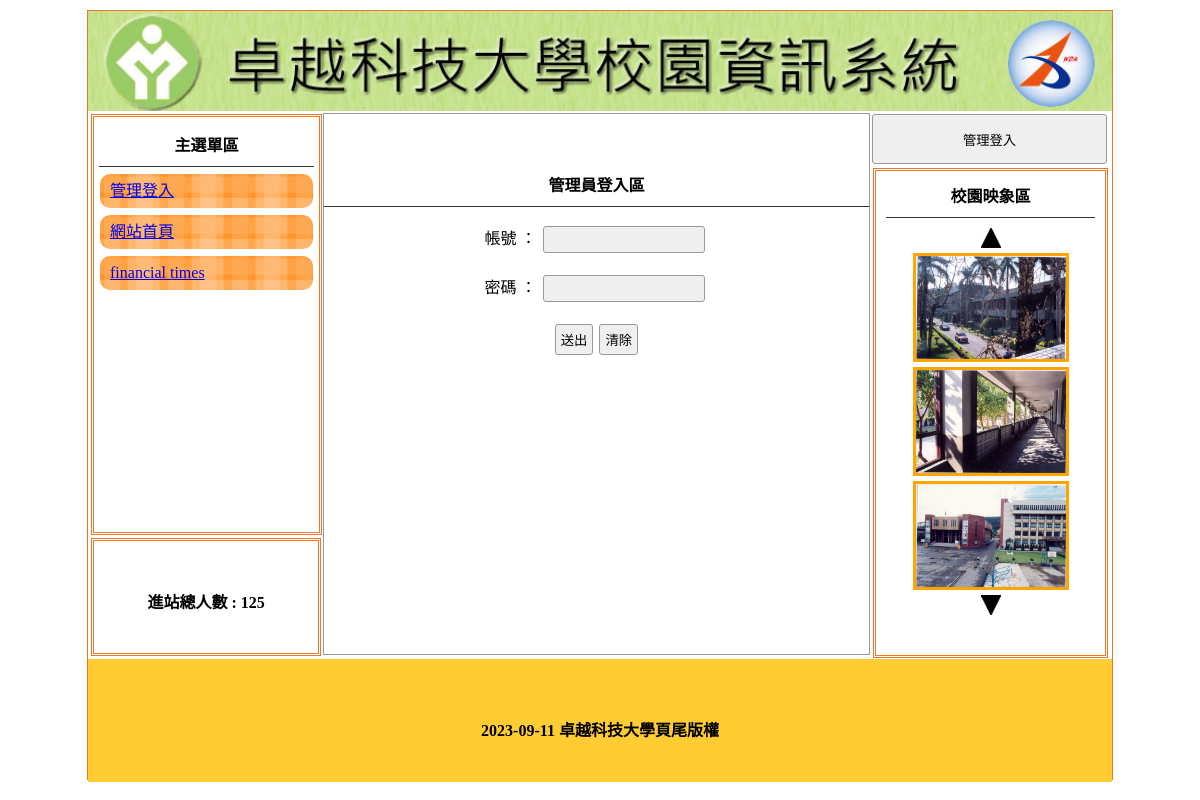
/?do=login, run on the app's committed database.
### tables this page shows
CREATE TABLE `title` (
  `id` int(10) UNSIGNED NOT NULL,
  `img` text NOT NULL,
  `text` text NOT NULL,
  `sh` int(1) NOT NULL
);

CREATE TABLE `menu` (
  `id` int(10) UNSIGNED NOT NULL,
  `text` text NOT NULL,
  `href` text NOT NULL,
  `sh` int(1) NOT NULL DEFAULT 1,
  `main_id` int(10) NOT NULL DEFAULT 0
);

CREATE TABLE `total` (
  `id` int(10) UNSIGNED NOT NULL,
  `total` int(10) NOT NULL
);

CREATE TABLE `image` (
  `id` int(10) UNSIGNED NOT NULL,
  `img` text NOT NULL,
  `text` text NOT NULL,
  `sh` int(1) NOT NULL DEFAULT 1
);

CREATE TABLE `bottom` (
  `id` int(10) UNSIGNED NOT NULL,
  `bottom` text NOT NULL
);

### base.php (called while the page is built, shortened)
<?php
include_once __DIR__ . "/controller/Title.php";
include_once __DIR__ . "/controller/Bottom.php";
include_once __DIR__ . "/controller/Image.php";
include_once __DIR__ . "/controller/Menu.php";
include_once __DIR__ . "/controller/Total.php";
$Title=new Title;
$Bottom=new Bottom;
$Menu=new Menu;
$Total=new Total;

### controller/DB.php (called while the page is built, shortened)
<?php
class DB{
    protected $table;
    protected $pdo;
    protected $dsn="mysql:host=localhost; charset=utf8; dbname=db11";
    function __construct($table){
        $this->table=$table;
        $this->pdo=new PDO($this->dsn, 'root', '');
    }
    protected function a2s($array){
        foreach($array as $key=>$value){
            if($key!='id'){
                $tmp[]="`$key`='$value'";
            }
        }
        return $tmp;
    }
    protected function sql_one($sql, $arg){
        if(is_array($arg)){
            $tmp=$this->a2s($arg);
            $sql=$sql. " WHERE ".join(" && ",$tmp);
        }else{
            $sql=$sql. " WHERE `id`='$arg' ";
        }
        return $sql;
    }
    protected function sql_all($sql, ...$arg){
        if(isset($arg[0])){
            if(is_array($arg[0])){
                $tmp=$this->a2s($arg[0]);
                $sql=$sql. " WHERE ".join(" && ",$tmp);
            }else{
                $sql=$sql.$arg[0];
            }
        }
        return $sql;
    }
    function all(...$arg){
        $sql= " SELECT * FROM $this->table ";
        $sql= $this->sql_all($sql,...$arg);
        return $this->pdo->query($sql)->fetchAll(PDO::FETCH_ASSOC);
    }
    function find($arg){
        $sql= " SELECT * FROM $this->table ";
        $sql= $this->sql_one($sql,$arg);
        return $this->pdo->query($sql)->fetch(PDO::FETCH_ASSOC);
    }
    function save($arg){
        if(isset($arg['id'])){
            $tmp=$this->a2s($arg);
            $sql=" UPDATE $this->table SET ".join(",",$tmp);
            $sql= $sql." WHERE `id`= '{$arg['id']}' ";
        }else{
            $keys=join("`,`",array_keys($arg));
            $values=join("','",$arg);
            $sql="INSERT INTO $this->table (`".$keys."`) VALUES ('".$values."')";
        }
        return $this->pdo->exec($sql);
    }
}
?>

### controller/Title.php (called while the page is built, shortened)
<?php
include_once "DB.php";
class Title extends DB{
    function show(){
        return $this->find(['sh'=>1]);
    }
}

### controller/Menu.php (called while the page is built, shortened)
<?php
include_once "DB.php";
class Menu extends DB{
    function show(){
        $rows=$this->all(['main_id'=>0]);
        foreach($rows as $idx=>$row){
            $row['subs']=$this->all(['main_id'=>$row['id']]);
            $rows[$idx]=$row;
        }
        return $rows;
    }
}

### controller/Total.php (called while the page is built, shortened)
<?php
include_once "DB.php";
class Total extends DB{
    function show(){
        return $this->find(1)['total'];
    }
}

### controller/Bottom.php (called while the page is built, shortened)
<?php
include_once "DB.php";
class Bottom extends DB{
    function show(){
        return $this->find(1)['bottom'];
    }
}

### index.php (the view, shortened to what this page needs)
<?php include_once "base.php";
	$Menu->show();
?>
<!DOCTYPE html PUBLIC "-//W3C//DTD XHTML 1.0 Transitional//EN" "http://www.w3.org/TR/xhtml1/DTD/xhtml1-transitional.dtd">
<html xmlns="http://www.w3.org/1999/xhtml">
<head>
	<link href="./css/style.css" rel="stylesheet" type="text/css">
</head>
<body>
	<div id="main">
		<a title="<?=$Title->show()['text'];?>" href="index.php">
			<div class="ti" style="background:url('./upload/<?=$Title->show()['img'];?>'); background-size:cover;"></div>
		</a>
		<div id="ms">
			<div id="lf" style="float:left;">
				<div id="menuput" class="dbor">
					<span class="t botli">主選單區</span>
					<?php
						$rows=$Menu->show();
						foreach($rows as $row){
							echo '<div class="mainmu" >';
							echo "<a href='{$row['href']}'>";
							echo $row['text'];
							echo "</a>";
							echo "</div>";
						}
					?>
				</div>
				<div class="dbor" style="margin:3px; width:95%; height:20%; line-height:100px;">
					<span class="t">進站總人數 :
						<?=$Total->show();?> </span>
				</div>
			</div>
			<?php
				$do=$_GET['do']??'main';
				$file="./view/front/".$do.".php";
				if(file_exists($file)){
					include $file;
				}else{
					include "./view/front/main.php";
				}
			?>
			<div class="di di ad" style="height:540px; width:23%; padding:0px; margin-left:22px; float:left; ">
				<button style="width:100%; margin-left:auto; margin-right:auto; margin-top:2px; height:50px;" onclick="lo(&#39;?do=login&#39;)">管理登入</button>
				<div style="width:89%; height:480px;" class="dbor">
					<span class="t botli">校園映象區</span>
					<div class="cent" style="margin-top: 10px">
						<img src="./icon/up.jpg" onclick="pp(1)">
					</div>
					<div class="cent">
					<?php
						$Image->show();
					?>
					</div>
					<div class="cent" style="margin-top: 5px">
						<img src="./icon/dn.jpg" onclick="pp(2)">
					</div>
				</div>
			</div>
		</div>
		<div style="width:1024px; left:0px; position:relative; background:#FC3; margin-top:4px; height:123px; display:block;">
			<span class="t" style="line-height:123px;"><?=$Bottom->show();?></span>
		</div>
	</div>
</body>
</html>

### controller/Image.php (shortened to what this page needs)
<?php
include_once "DB.php";
class Image extends DB{
    function show(){
        $rows= $this->all(['sh'=>1]);
        foreach($rows as $idx=>$row){
            ?>
                <div class="im" id="ssaa<?=$idx;?>">
                    <img src="./upload/<?=$row['img'];?>" style="margin-top:5px; width:150px; height:103px; border:3px solid orange;" >
                </div>
            <?php
        }
    }
}

### css/style.css (style rules this page uses)
body { padding:0px; margin:0px; }
#main { width:1024px; height:768px; margin:10px auto 10px auto; border:#EE7728 1px solid; position:relative; }
.ti { width:100%; height:100px; position:relative; background-size:cover; background-repeat:no-repeat; }
.dbor { border:#EE7728 double 3px; margin:1px; padding:2px 10px 2px 10px; }
.t { font-weight:800; display:block; text-align:center; padding:10px 1px 10px 1px; }
.botli { border-bottom:#333 1px solid; }
.mainmu { position:relative; border-radius:10px; background:url(../icon/menu.fw.png) center no-repeat; background-size:cover; line-height:30px; padding:2px 10px 2px 10px; margin:7px 1px 7px 1px; }
#lf { height:540px; width:21%; display:inline-block; }
#menuput { width:100%; height:75%; position:relative; padding:5px; display:block; margin: 3px; }
.di { display:inline-block; }
.ad { margin:1px; padding:2px 10px 2px 10px; }
.cent { text-align:center; }
input,button { border:#999 1px solid; border-radius:3px; background:#EFEFEF; padding:5px; margin:3px; }

### data on the page
title: img (picture)
menu: text "管理登入"
menu: text "網站首頁"
menu: text "financial times"
total: total "125"
image: img (picture)
image: img (picture)
image: img (picture)
bottom: bottom "2023-09-11 卓越科技大學頁尾版權"
